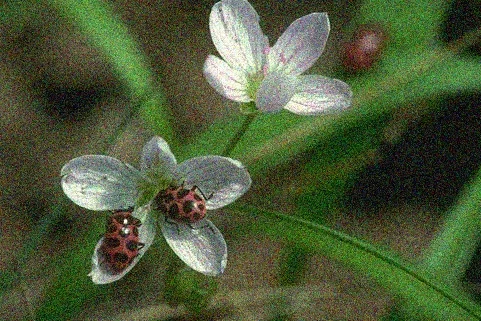
#> input picture photos/noisy.png, 481 x 321 px
$ python threshold.py
#> lines starting #> are read from the running program, lines starting #| are printed output that depends on the picture; after the words box and inside, x2 and y2 are one past the last pixel; in counts of white or black regions, pixels touching at a corner belong together
import cv2 as cv
import numpy as np
import matplotlib.pyplot as plt

# [51 lines of commented-out code are left out]

img = cv.imread('photos/noisy.png', cv.IMREAD_GRAYSCALE)
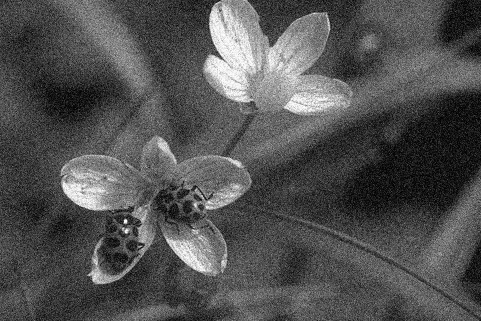
#> img: shape (321, 481); min 0, max 254, mean 81.3
# [28 lines of commented-out code are left out]

blur = cv.GaussianBlur(img,(5,5),0)
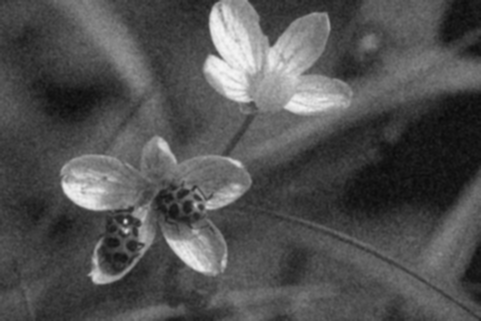
#> blur: shape (321, 481); min 9, max 245, mean 81.3

# find normalized_histogram, and its cumulative distribution function
hist = cv.calcHist([blur],[0],None,[256],[0,256])
#> hist = 256 values, max 2390 at index 60, min 0 at index 0, mean 603.1
hist_norm = hist.ravel()/hist.sum()
#> hist_norm = 256 values, max 0.0155 at index 60, min 0 at index 0, mean 0.00391
Q = hist_norm.cumsum()
#> Q = 256 values from 0 to 1

bins = np.arange(256)

fn_min = np.inf
thresh = -1

for i in range(1,256):
    p1,p2 = np.hsplit(hist_norm,[i]) # probabilities
    q1,q2 = Q[i],Q[255]-Q[i] # cum sum of classes
    if q1 < 1.e-6 or q2 < 1.e-6:
        continue
    b1,b2 = np.hsplit(bins,[i]) # weights

    # finding means and variances
    m1,m2 = np.sum(p1*b1)/q1, np.sum(p2*b2)/q2
    v1,v2 = np.sum(((b1-m1)**2)*p1)/q1,np.sum(((b2-m2)**2)*p2)/q2

    # calculates the minimization function
    fn = v1*q1 + v2*q2
    if fn < fn_min:
        fn_min = fn
        thresh = i
#> this loop made 255 passes
#> (p1, q1, q2, m1, m2, v1, v2, fn) on passes 9 to 12: ([0, 0, 0, 0, 0, 0, 0, 0, 0], 6.48e-06, 1, 0, 81.31, 0, 1790.6, 1790.6), ([0, 0, 0, 0, 0, 0, 0, 0, 0, 6.48e-06], 1.3e-05, 1, 4.5, 81.31, 10.12, 1790.6, 1790.6), ([0, 0, 0, 0, 0, 0, 0, 0, 0, 6.48e-06, 6.48e-06], 7.12e-05, 1, 1.73, 81.32, 11.03, 1790.7, 1790.5), ([0, 0, 0, 0, 0, 0, 0, 0, 0, 6.48e-06, 6.48e-06, 5.83e-05], 0.000168, 1, 4.54, 81.33, 16.37, 1790.5, 1790.2)
#> (q1, q2, m1, m2, v1, v2, fn, fn_min) on passes 13 to 18: (0.000531, 0.999, 3.63, 81.35, 19.6, 1790.7, 1789.8, 1789.8), (0.00133, 0.999, 5, 81.41, 22.82, 1790.5, 1788.1, 1788.1), (0.00266, 0.997, 6.69, 81.51, 22.92, 1789.2, 1784.5, 1784.5), (0.00498, 0.995, 7.59, 81.68, 23.93, 1787.5, 1778.7, 1778.7), (0.0081, 0.992, 9.25, 81.9, 21.44, 1783.1, 1768.8, 1768.8), (0.0124, 0.988, 10.28, 82.21, 20.91, 1777.8, 1755.9, 1755.9)

# find otsu's threshold value with OpenCV function
ret, otsu = cv.threshold(blur,0,255,cv.THRESH_BINARY+cv.THRESH_OTSU)
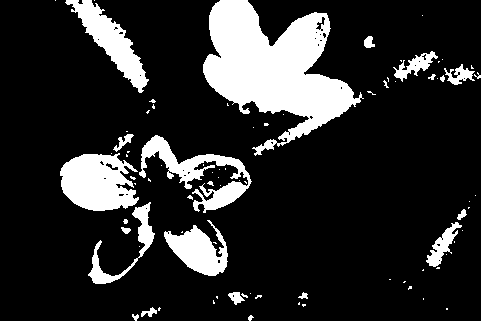
#> otsu: shape (321, 481); 16.9% white; 83 white regions (61 under 20 px), largest, box (x1, y1, x2, y2) and area: (203, 0, 364, 156) 12201, (60, 153, 139, 211) 3349, (139, 135, 252, 213) 2683
print( "{} {}".format(thresh,ret) )
#| 112 110.0
